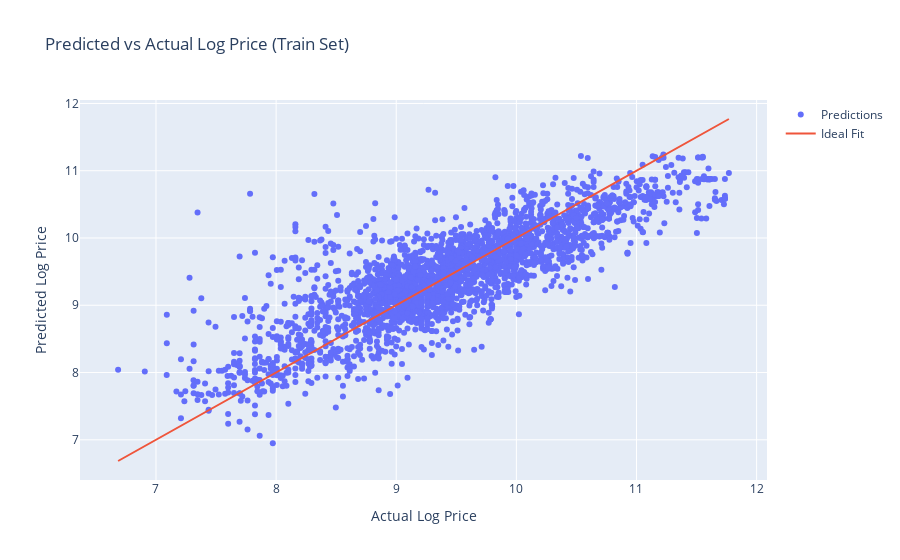

The notebook cell saved with this chart:
### Code cell
# Train the model
reg = LinearRegression()
reg.fit(X_train,y_train)

# Test the model
y_hat = reg.predict(X_train)

print(f"Accuracy (R^2) for the training set: {reg.score(X_train, y_train):.2f}")

fig = go.Figure()
fig.add_trace(go.Scatter(x=y_train, y=y_hat, mode='markers', name='Predictions'))
fig.add_trace(go.Scatter(x=y_train, y=y_train, mode='lines', name='Ideal Fit'))
fig.update_layout(title_text="Predicted vs Actual Log Price (Train Set)", xaxis_title="Actual Log Price", yaxis_title="Predicted Log Price")
fig.show()

### Figure 1 — Plotly figure (JSON) as saved in the notebook; plotly's stock layout.template omitted (floating-point values rounded to 4 significant figures; data arrays with more than 128 entries replaced by an {"elided": "..."} marker saying what was removed)
{"data": [{"mode": "markers", "name": "Predictions", "type": "scatter", "x": {"elided": "2706 float values"}, "y": {"elided": "2706 float values"}}, {"mode": "lines", "name": "Ideal Fit", "type": "scatter", "x": {"elided": "2706 float values"}, "y": {"elided": "2706 float values"}}], "layout": {"title": {"text": "Predicted vs Actual Log Price (Train Set)"}, "xaxis": {"title": {"text": "Actual Log Price"}}, "yaxis": {"title": {"text": "Predicted Log Price"}}}}
